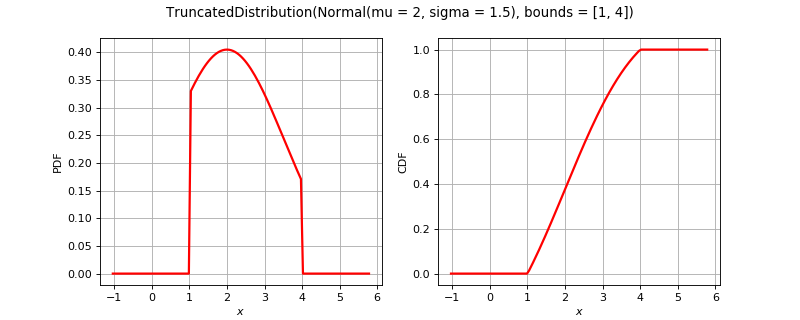

Write the Python code that produced this figure.
import openturns as ot
from matplotlib import pyplot as plt
from openturns.viewer import View
if ot.TruncatedDistribution().__class__.__name__ == 'Bernoulli':
    distribution = ot.Bernoulli(0.7)
elif ot.TruncatedDistribution().__class__.__name__ == 'Binomial':
    distribution = ot.Binomial(5, 0.2)
elif ot.TruncatedDistribution().__class__.__name__ == 'Hypergeometric':
    distribution = ot.Hypergeometric(10, 4, 7)
elif ot.TruncatedDistribution().__class__.__name__ == 'ComposedDistribution':
    copula = ot.IndependentCopula(2)
    marginals = [ot.Uniform(1.0, 2.0), ot.Normal(2.0, 3.0)]
    distribution = ot.ComposedDistribution(marginals, copula)
elif ot.TruncatedDistribution().__class__.__name__ == 'CumulativeDistributionNetwork':
    coll = [ot.Normal(2),ot.Dirichlet([0.5, 1.0, 1.5])]
    distribution = ot.CumulativeDistributionNetwork(coll, ot.BipartiteGraph([[0,1], [0,1]]))
elif ot.TruncatedDistribution().__class__.__name__ == 'Histogram':
    distribution = ot.Histogram([-1.0, 0.5, 1.0, 2.0], [0.45, 0.4, 0.15])
elif ot.TruncatedDistribution().__class__.__name__ == 'KernelMixture':
    kernel = ot.Uniform()
    sample = ot.Normal().getSample(5)
    bandwith = [1.0]
    distribution = ot.KernelMixture(kernel, bandwith, sample)
elif ot.TruncatedDistribution().__class__.__name__ == 'MaximumDistribution':
    coll = [ot.Uniform(2.5, 3.5), ot.LogUniform(1.0, 1.2), ot.Triangular(2.0, 3.0, 4.0)]
    distribution = ot.MaximumDistribution(coll)
elif ot.TruncatedDistribution().__class__.__name__ == 'Multinomial':
    distribution = ot.Multinomial(5, [0.2])
elif ot.TruncatedDistribution().__class__.__name__ == 'RandomMixture':
    coll = [ot.Triangular(0.0, 1.0, 5.0), ot.Uniform(-2.0, 2.0)]
    weights = [0.8, 0.2]
    cst = 3.0
    distribution = ot.RandomMixture(coll, weights, cst)
elif ot.TruncatedDistribution().__class__.__name__ == 'TruncatedDistribution':
    distribution = ot.TruncatedDistribution(ot.Normal(2.0, 1.5), 1.0, 4.0)
elif ot.TruncatedDistribution().__class__.__name__ == 'UserDefined':
    distribution = ot.UserDefined([[0.0], [1.0], [2.0]], [0.2, 0.7, 0.1])
elif ot.TruncatedDistribution().__class__.__name__ == 'ZipfMandelbrot':
    distribution = ot.ZipfMandelbrot(10, 2.5, 0.3)
else:
    distribution = ot.TruncatedDistribution()
dimension = distribution.getDimension()
title = str(distribution)[:100].split('\n')[0]
if dimension == 1:
    distribution.setDescription(['$x$'])
    pdf_graph = distribution.drawPDF()
    cdf_graph = distribution.drawCDF()
    fig = plt.figure(figsize=(10, 4))
    pdf_axis = fig.add_subplot(121)
    cdf_axis = fig.add_subplot(122)
    View(pdf_graph, figure=fig, axes=[pdf_axis], add_legend=False)
    View(cdf_graph, figure=fig, axes=[cdf_axis], add_legend=False)
    fig.suptitle(title)
elif dimension == 2:
    distribution.setDescription(['$x_1$', '$x_2$'])
    pdf_graph = distribution.drawPDF()
    pdf_graph.setTitle(title)
    fig = plt.figure(figsize=(10, 5))
    pdf_axis = fig.add_subplot(111)
    View(pdf_graph, figure=fig, axes=[pdf_axis], add_legend=False, square_axes=True)
